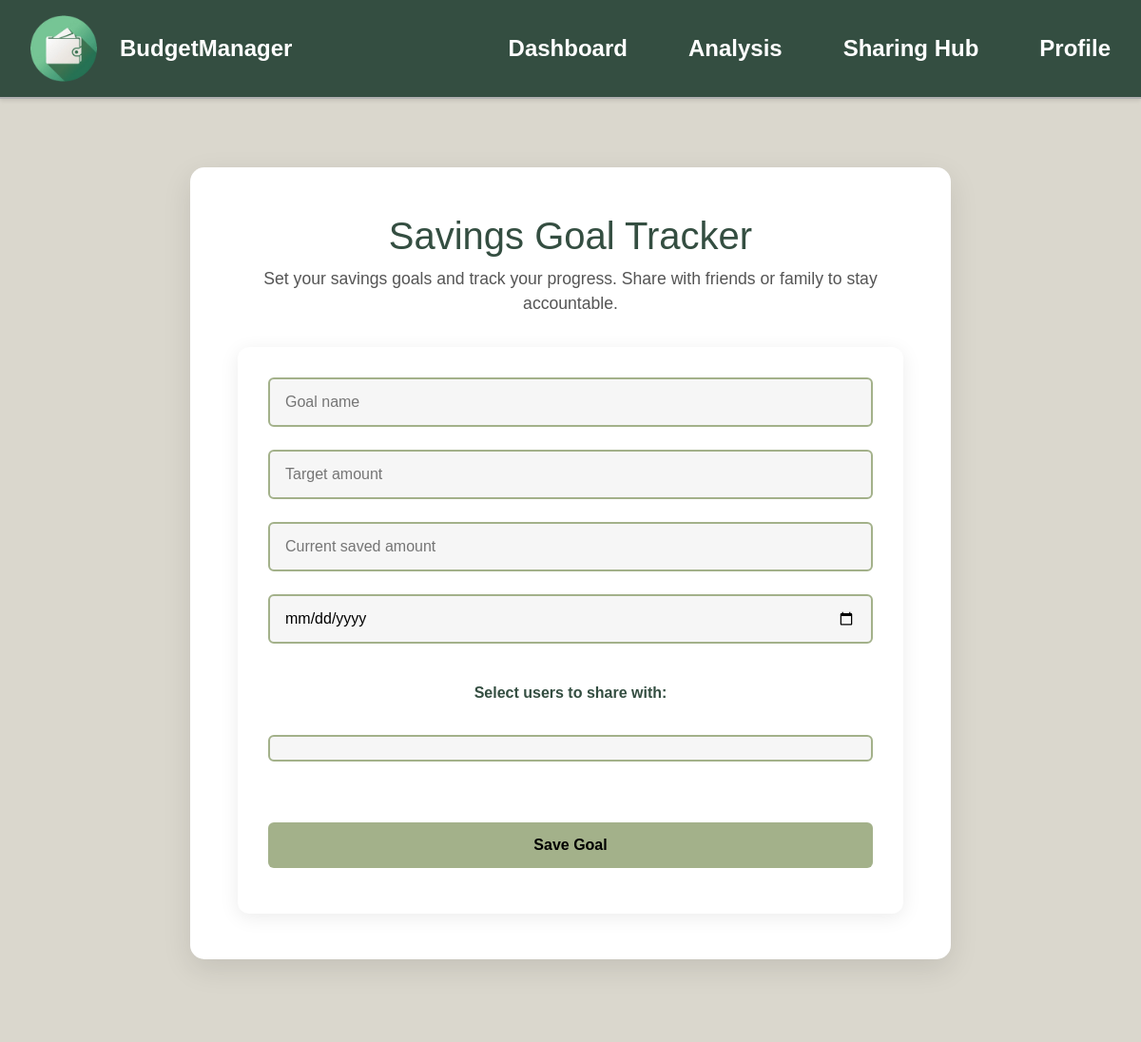
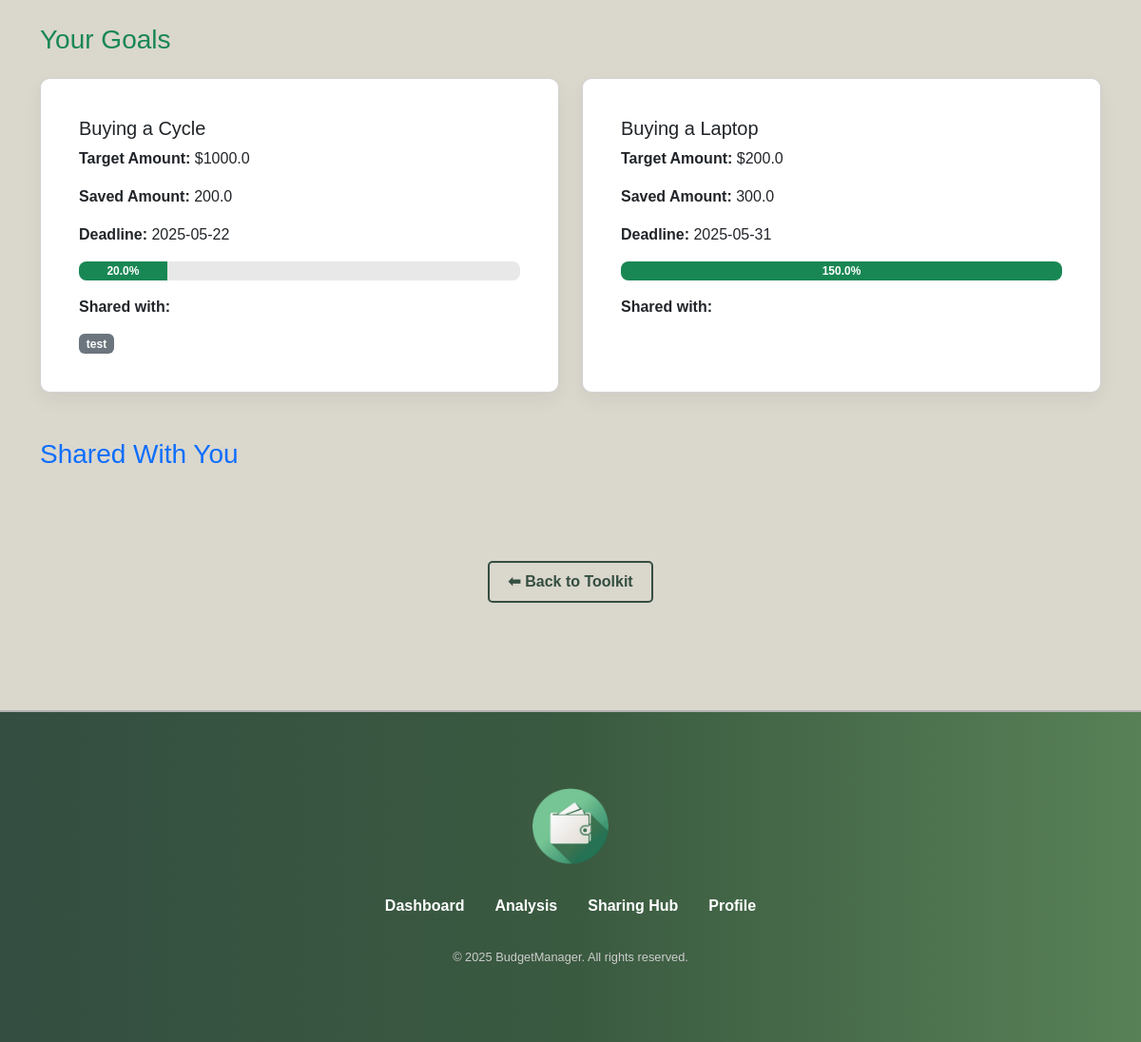
/savings-goal-tracker (signed in), run on the app's committed database (2 pictures, top to bottom).
### models/savings_goal.py (models this page shows)
class SavingsGoal(db.Model):
    __tablename__ = 'savings_goals'
    id = db.Column(db.Integer, primary_key=True)
    user_id = db.Column(db.Integer, db.ForeignKey('users.id'), nullable=False)
    goal_name = db.Column(db.String(100), nullable=False)
    target_amount = db.Column(db.Float, nullable=False)
    saved_amount = db.Column(db.Float, default=0.0)
    deadline = db.Column(db.Date, nullable=False)
    created_at = db.Column(db.DateTime, default=datetime.utcnow)
    shares = db.relationship('SavingsGoalShare', backref='savings_goal', lazy=True)
    owner = db.relationship('User', backref='goals')

### models/savings_goal_share.py (models this page shows)
class SavingsGoalShare(db.Model):
    __tablename__ = 'savings_goal_shares'
    id = db.Column(db.Integer, primary_key=True)
    goal_id = db.Column(db.Integer, db.ForeignKey('savings_goals.id'), nullable=False)
    shared_with_user_id = db.Column(db.Integer, db.ForeignKey('users.id'), nullable=False)
    tool_name = db.Column(db.String(100), nullable=False)  # e.g., 'savings_goal', 'future_predictor'
    created_at = db.Column(db.DateTime, default=datetime.utcnow)
    shared_user = db.relationship(
        "User",
        backref="shared_goals",
        primaryjoin="SavingsGoalShare.shared_with_user_id==User.id"
    )
    goal = db.relationship("SavingsGoal", backref="shared_records")

### models/user.py (models this page shows, shortened)
class User(db.Model):
    __tablename__ = 'users'
    id = db.Column(db.Integer, primary_key=True)
    name = db.Column(db.String(100), nullable=False)
    email = db.Column(db.String(100), unique=True, nullable=False)
    password_hash = db.Column(db.String(256), nullable=False)
    created_at = db.Column(db.DateTime, default=datetime.utcnow)

### app.py (the view, shortened to what this page needs)
@app.route('/savings-goal-tracker', methods=['GET', 'POST'])
@login_required_custom
def savings_goal_tracker():
    user_id = session.get('user_id')
    own_goals = SavingsGoal.query.filter_by(user_id=user_id).all()
    shared_goal_ids = [s.goal_id for s in SavingsGoalShare.query.filter_by(shared_with_user_id=user_id).all()]
    shared_goals = SavingsGoal.query.filter(SavingsGoal.id.in_(shared_goal_ids)).all()
    all_users = User.query.filter(User.id != user_id).all()
    return render_template('savings_goal_tracker.html', own_goals=own_goals, shared_goals=shared_goals, users=all_users)

### app.py (called while the page is built)
def login_required_custom(f):
    @wraps(f)
    def decorated_function(*args, **kwargs):
        if 'user_id' not in session:
            flash('please login first', 'warning')
            return redirect(url_for('login'))
        return f(*args, **kwargs)
    return decorated_function

### templates/savings_goal_tracker.html (shortened to what this page needs)
{% extends "layout_user.html" %}
{% block styles %}
<link href="https://cdn.jsdelivr.net/npm/bootstrap@5.3.5/dist/css/bootstrap.min.css" rel="stylesheet">
<link rel="stylesheet" href="{{ url_for('static', filename='css/style.css') }}">
<link rel="stylesheet" href="{{ url_for('static', filename='css/analysis_tools.css') }}">
<link rel="stylesheet" href="{{ url_for('static', filename='css/analysis.css') }}">
{% endblock %}
{% block content %}
<div class="main-content-with-navbar">
    <section class="expense-tracker-section">
        <div class="goal-tracker-box">
            <h2>Savings Goal Tracker</h2>
            <p>Set your savings goals and track your progress. Share with friends or family to stay accountable.</p>
            <form method="POST" class="goal-form">
                <input type="text" name="goal_name" placeholder="Goal name" required>
                <input type="number" step="0.01" name="target_amount" placeholder="Target amount" required>
                <input type="number" step="0.01" name="saved_amount" placeholder="Current saved amount" required>
                <input type="date" name="deadline" required>
                <label class="fw-bold mb-2 mt-3">Select users to share with:</label>
                <div class="custom-multiselect" id="user-multiselect">
                    <div class="selected-tags" id="selected-tags"></div>
                </div>
                <button type="submit" class="btn btn-secondary mt-3">Save Goal</button>
            </form>
        </div>
    </section>
    <div class="container my-5">
        <h3 class="mb-4 text-success">Your Goals</h3>
        <div class="row row-cols-1 row-cols-md-2 g-4">
            {% for goal in own_goals %}
            <div class="col">
                <div class="card goal-card h-100">
                    <div class="card-body">
                        <h5 class="card-title">{{ goal.goal_name }}</h5>
                        <p class="card-text"><strong>Target Amount:</strong> ${{ goal.target_amount }}</p>
                        <p class="card-text"><strong>Saved Amount:</strong> {{ goal.saved_amount }}</p>
                        <p class="card-text"><strong>Deadline:</strong> {{ goal.deadline }}</p>
                        <div class="progress mb-3">
                            {% set progress = (goal.saved_amount / goal.target_amount * 100) | round(0) %}
                            <div class="progress-bar bg-success" style="width: {{ progress }}%;">
                            {{ progress }}%
                            </div>
                        </div>
                        <p class="card-text"><strong>Shared with:</strong></p>
                        <div class="d-flex flex-wrap gap-2">
                        {% for share in goal.shares %}
                            <span class="badge bg-secondary">{{ share.shared_user.name }}</span>
                        {% endfor %}
                        </div>
                    </div>
                </div>
            </div>
            {% endfor %}
        </div>
        <h3 class="mt-5 mb-4 text-primary">Shared With You</h3>
    </div>
    <div style="display: flex; justify-content: center;" class="my-4">
      <a href="{{ url_for('analysis') }}" class="tool-button">⬅ Back to Toolkit</a>
    </div>
</div>
{% endblock %}

### static/css/style.css (style rules this page uses)
body, h1, ul, li, a { margin: 0; padding: 0; list-style: none; text-decoration: none; color: inherit; }
body { font-family: 'Arial', sans-serif; background-color: #DAD7CD; color: #000; display: flex; flex-direction: column; }
body, html { scroll-behavior: smooth; height: 100%; }

### static/css/analysis_tools.css (style rules this page uses)
.expense-tracker-section { background-color: #DAD7CD; padding: 4rem 1rem; display: flex; justify-content: center; }
.btn-primary, .btn-secondary { display: inline-block; padding: 0.75rem 1.5rem; margin: 1rem 0; font-size: 1rem; font-weight: bold; border-radius: 6px; text-decoration: none; transition: all 0.3s ease; }
.btn-secondary { background-color: #A3B18A; color: #000; border: none; }
.progress { margin-top: 8px; height: 20px; }
.progress-bar { background-color: #76c7c0; color: #fff; }
.goal-tracker-box { background: #ffffff; padding: 3rem; border-radius: 15px; box-shadow: 0 10px 30px rgba(0, 0, 0, 0.1); max-width: 800px; width: 100%; margin: 0 auto; text-align: center; color: #333; }
.goal-tracker-box h2 { font-size: 2.5rem; color: #344E41; margin-bottom: 0.5rem; }
.goal-tracker-box p { font-size: 1.1rem; margin-bottom: 2rem; color: #555; }
.goal-form { margin-top: 2rem; padding: 2rem; background-color: #ffffff; border-radius: 12px; box-shadow: 0 4px 20px rgba(0, 0, 0, 0.08); max-width: 700px; margin-left: auto; margin-right: auto; display: flex; flex-direction: column; gap: 1.5rem; }
.goal-form input[type="text"], .goal-form input[type="number"], .goal-form input[type="date"], .goal-form select { padding: 0.75rem 1rem; border: 2px solid #A3B18A; border-radius: 6px; font-size: 1rem; width: 100%; background-color: #f6f6f6; transition: border-color 0.3s ease; }
.goal-form label { font-weight: 600; color: #344E41; }
.goal-form .btn-secondary { background-color: #A3B18A; color: #000; font-weight: bold; padding: 0.75rem 1.5rem; border: none; border-radius: 6px; transition: background-color 0.3s ease, color 0.3s ease; }
.goal-card { background-color: #fff; border-radius: 10px; box-shadow: 0 8px 20px rgba(0, 0, 0, 0.05); padding: 1.5rem; transition: transform 0.3s ease; }
.progress { height: 20px; border-radius: 8px; background-color: #e8e8e8; }
.progress-bar { font-weight: bold; }
.custom-multiselect { border: 2px solid #A3B18A; border-radius: 6px; padding: 0.5rem; background-color: #f6f6f6; position: relative; cursor: pointer; }
.selected-tags { display: flex; flex-wrap: wrap; gap: 0.5rem; padding-bottom: 0.5rem; }

### static/css/analysis.css (style rules this page uses)
.main-content-with-navbar { margin-top: 7rem; margin-bottom: 7rem; }
.tool-button { display: inline-block; margin-top: 3rem; padding: 0.5rem 1.2rem; border: 2px solid #344E41; background-color: transparent; color: #344E41; font-weight: bold; text-decoration: none; border-radius: 5px; transition: all 0.3s ease; }

### data on the page
SavingsGoal: goal_name "Buying a Cycle", target_amount "1000.0", saved_amount "200.0", deadline "2025-05-22", progress "20.0"
SavingsGoalShare: shared_user.name "test"
SavingsGoal: goal_name "Buying a Laptop", target_amount "200.0", saved_amount "300.0", deadline "2025-05-31", progress "150.0"
